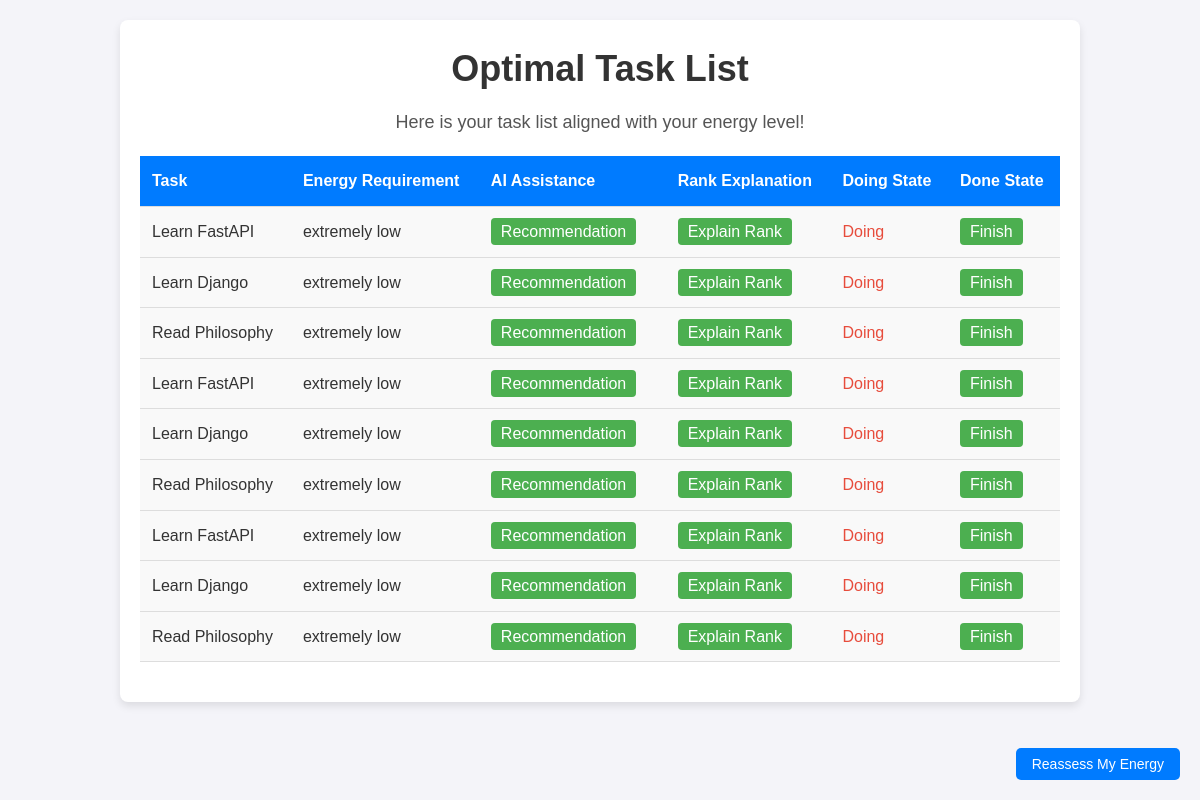
/output, run on an earlier commit of the app's database.
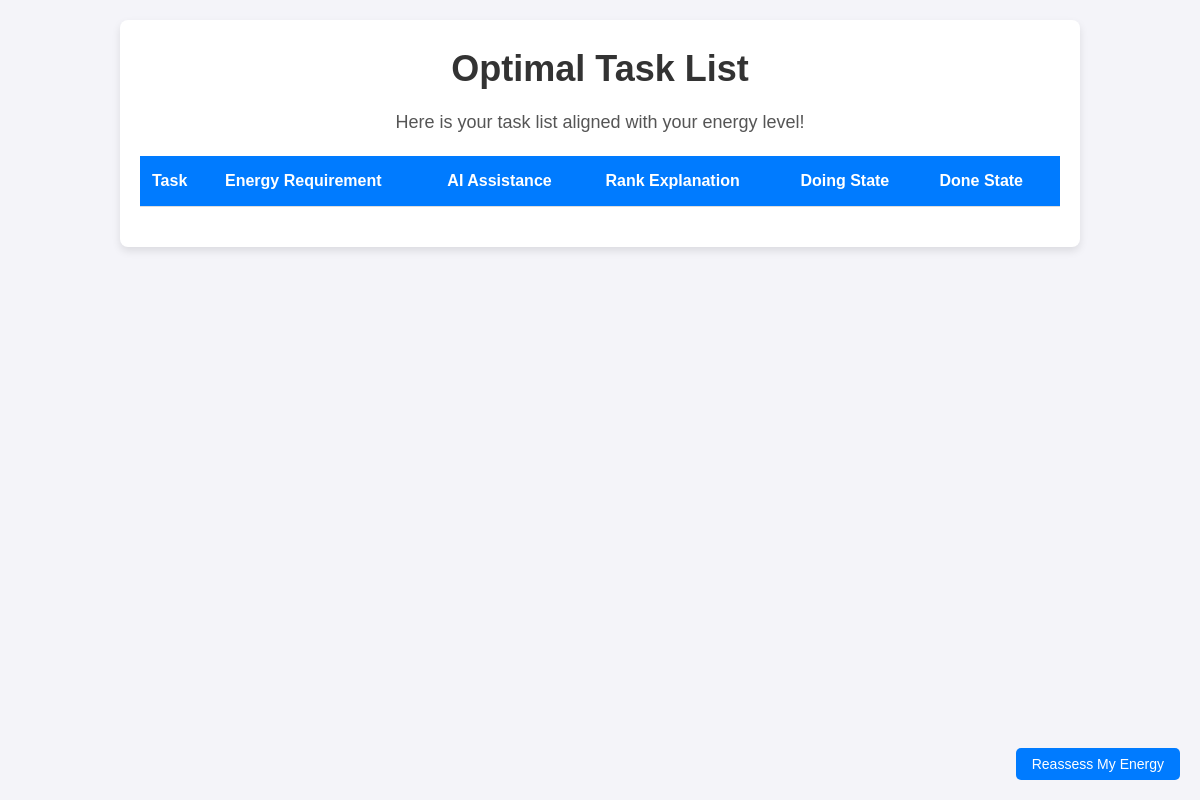
And on a later commit of the database.
### main.py (models this page shows, shortened)
class UpdatedToDo(db.Model):
    id = db.Column(db.Integer, primary_key=True)
    content = db.Column(db.String(200), nullable=False)
    energy_required = db.Column(db.String(200), nullable=False)
    rank = db.Column(db.Integer, nullable=True)
    date = db.Column(db.DateTime, default=datetime.now())

### main.py (the view, shortened to what this page needs)
@app.route('/output', methods=['GET', 'POST'])
def Sort():
    optimal_task_list = UpdatedToDo.query.order_by(UpdatedToDo.date).all() #early comes first
    return render_template('output.html', optimal_task_list=optimal_task_list)

### templates/output.html (shortened to what this page needs)
<!DOCTYPE html>
<html lang="en">
    <head>
</head>
<body>
    <div class="content">
        <h1 style="text-align:center">Optimal Task List</h1>
        <p style="text-align:center">Here is your task list aligned with your energy level!</p>
        <table>
            <thead>
                <tr>
                    <th>Task</th>
                    <th>Energy Requirement</th>
                    <th>AI Assistance</th>
                    <th>Rank Explanation</th>
                    <th>Doing State</th>
                    <th>Done State</th>
                </tr>
            </thead>
            <tbody>
                {% for task in optimal_task_list %}
                <tr class="task-row" id="task-{{ loop.index }}">
                    <td class="{% if task.finished %}completed{% endif %}">{{ task.content }}</td>
                    <td>{{ task.energy_required }}</td>
                    <td>
                        <a href="#" class="recommendation" onclick="getRecommendation('{{ loop.index }}')">Recommendation</a><br>
                    </td>
                    <td>
                        <a href="#"  class="explain" onclick="getExplanation('{{ loop.index }}')">Explain Rank</a><br>
                    </td>
                    <td>
                        <a href="#" class="doing-button" onclick="markAsDoing('{{ loop.index }}')">Doing</a><br>
                    </td>
                    <td>
                        <a href="#" class="finish-button" onclick="markAsFinished('{{ loop.index }}')">Finish</a><br>
                    </td>
                    </tr>
                {% endfor %}
            </tbody>
        </table>
    </div>
    <div class="estimate-energy-button">
        <form action="/finalize_tasks" method="POST">
            <input type="submit" value="Reassess My Energy">
        </form>
    </div>
</body>
</html>

### templates/output.html (style rules this page uses)
* { margin: 0; padding: 0; box-sizing: border-box; }
body { font-family: 'Arial', sans-serif; background-color: #f4f4f9; color: #333; line-height: 1.6; }
.content { width: 80%; margin: 20px auto; background-color: #fff; padding: 20px; border-radius: 8px; box-shadow: 0 4px 8px rgba(0, 0, 0, 0.1); }
h1 { font-size: 36px; color: #333; margin-bottom: 10px; }
p { font-size: 18px; color: #555; margin-bottom: 20px; }
table { width: 100%; border-collapse: collapse; margin-bottom: 20px; }
th, td { padding: 12px; text-align: left; border-bottom: 1px solid #ddd; }
th { background-color: #007bff; color: #fff; font-weight: bold; }
div { text-align: center; margin-top: 20px; }
.estimate-energy-button { position: fixed; bottom: 20px; right: 20px; z-index: 1000; }
.estimate-energy-button input[type="submit"] { padding: 8px 16px; font-size: 14px; background-color: #007bff; color: white; border: none; border-radius: 5px; cursor: pointer; transition: background-color 0.3s ease; }

What changed in the data, as far as the page shows it:
removed UpdatedToDo: content "Learn FastAPI", energy_required "extremely low"
removed UpdatedToDo: content "Learn Django", energy_required "extremely low"
removed UpdatedToDo: content "Read Philosophy", energy_required "extremely low"
removed UpdatedToDo: content "Learn FastAPI", energy_required "extremely low"
removed UpdatedToDo: content "Learn Django", energy_required "extremely low"
removed UpdatedToDo: content "Read Philosophy", energy_required "extremely low"
removed UpdatedToDo: content "Learn FastAPI", energy_required "extremely low"
removed UpdatedToDo: content "Learn Django", energy_required "extremely low"
removed UpdatedToDo: content "Read Philosophy", energy_required "extremely low"
